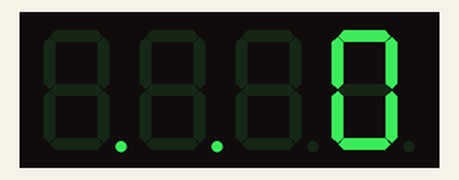
Recording of a sketch running on a simulated Arduino Uno, built with avr-gcc and run on an emulated ATmega328P. Shown: 4-digit seven-segment display.

Above: at 0.05 s.
At 5.03 s:
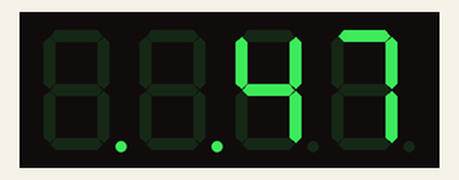
At 10.01 s:
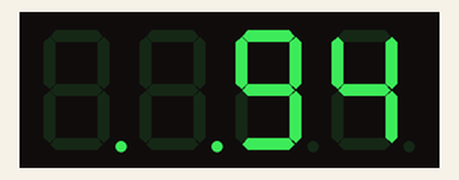
At 19.97 s:
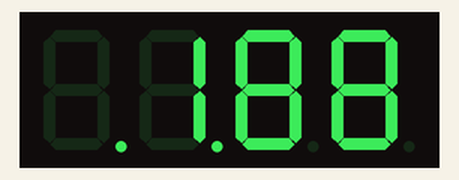
At 29.93 s:
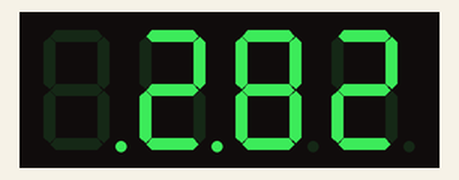
At 39.9 s:
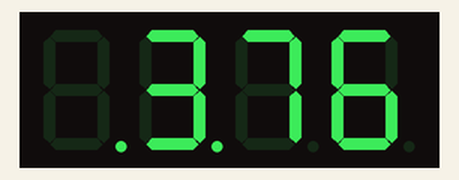

The sketch:

sevensegmentgithnubyoutube.ino
```cpp
// (licence header left out)
#include "SevSeg.h"

//Create an instance of the object.
SevSeg myDisplay;

//Create global variables
unsigned long timer;
int deciSecond = 0;

void setup()
{

  int displayType = COMMON_CATHODE; //Your display is either common cathode or common anode

  /*
  //This pinout is for a regular display
   //Declare what pins are connected to the digits
   int digit1 = 2; //Pin 12 on my 4 digit display
   int digit2 = 3; //Pin 9 on my 4 digit display
   int digit3 = 4; //Pin 8 on my 4 digit display
   int digit4 = 5; //Pin 6 on my 4 digit display

   //Declare what pins are connected to the segments
   int segA = 6; //Pin 11 on my 4 digit display
   int segB = 7; //Pin 7 on my 4 digit display
   int segC = 8; //Pin 4 on my 4 digit display
   int segD = 9; //Pin 2 on my 4 digit display
   int segE = 10; //Pin 1 on my 4 digit display
   int segF = 11; //Pin 10 on my 4 digit display
   int segG = 12; //Pin 5 on my 4 digit display
   int segDP= 13; //Pin 3 on my 4 digit display
   */

  //This pinout is for OpenSegment PCB layout
  //Declare what pins are connected to the digits
  int digit1 = 9; //Pin 12 on my 4 digit display
  int digit2 = 16; //Pin 9 on my 4 digit display
  int digit3 = 17; //Pin 8 on my 4 digit display
  int digit4 = 3; //Pin 6 on my 4 digit display

  //Declare what pins are connected to the segments
  int segA = 14; //Pin 11 on my 4 digit display
  int segB = 2; //Pin 7 on my 4 digit display
  int segC = 8; //Pin 4 on my 4 digit display
  int segD = 6; //Pin 2 on my 4 digit display
  int segE = 7; //Pin 1 on my 4 digit display
  int segF = 15; //Pin 10 on my 4 digit display
  int segG = 4; //Pin 5 on my 4 digit display
  int segDP= 5; //Pin 3 on my 4 digit display

  int numberOfDigits = 4; //Do you have a 1, 2 or 4 digit display?

  myDisplay.Begin(displayType, numberOfDigits, digit1, digit2, digit3, digit4, segA, segB, segC, segD, segE, segF, segG, segDP);

  myDisplay.SetBrightness(100); //Set the display to 100% brightness level

  timer = millis();
}

void loop()
{
  //Example ways of displaying a decimal number
  char tempString[10]; //Used for sprintf
  sprintf(tempString, "%4d", deciSecond); //Convert deciSecond into a string that is right adjusted
  //sprintf(tempString, "%d", deciSecond); //Convert deciSecond into a string that is left adjusted
  //sprintf(tempString, "%04d", deciSecond); //Convert deciSecond into a string with leading zeros
  //sprintf(tempString, "%4d", deciSecond * -1); //Shows a negative sign infront of right adjusted number
  //sprintf(tempString, "%4X", deciSecond); //Count in HEX, right adjusted

  //Produce an output on the display
  myDisplay.DisplayString(tempString, 3); //(numberToDisplay, decimal point location)

  //Other examples
  //myDisplay.DisplayString(tempString, 0); //Display string, no decimal point
  //myDisplay.DisplayString("-23b", 3); //Display string, decimal point in third position

  //Check if 10ms has elapsed
  if (millis() - timer >= 100)
  {
    timer = millis();
    deciSecond++;
  }

  delay(5);
}
```
